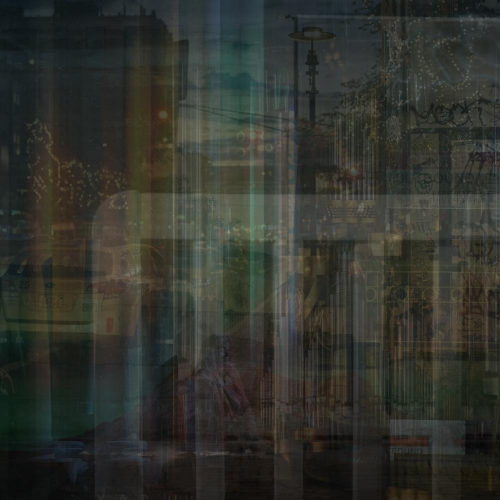
#> input picture DarkMix/0.jpg, 1000 x 1000 px (shown at 1/2 size); its folder holds 4 pictures in this run
$ python main.py
#> lines starting #> are read from the running program, lines starting #| are printed output that depends on the picture
### Profile/image.py
import cv2
import random
from tqdm import tqdm
import os
import numpy as np
import math

from settings import w, h

speed = 0.1

def getCollection(dirName):
	collection = []
	print("Loading images...")
	for imagePath in tqdm(os.listdir(dirName)):
		if (imagePath.endswith(".jpg") or imagePath.endswith(".JPG") or imagePath.endswith(".Jpg")):
			im = cv2.imread(dirName + "/" + imagePath)
			canvasRatio = w / h
			imageRatio = im.shape[1] / im.shape[0]
			im = cv2.resize(im, (
				w if imageRatio < canvasRatio else int(h * imageRatio),
				h if imageRatio > canvasRatio else int(w / imageRatio)
			))
			offset = (
				random.randint(0, im.shape[1] - w),
				random.randint(0, im.shape[0] - h)
			)
			im = im[offset[1] : offset[1] + h, offset[0] : offset[0] + w, :]
			collection.append(im)

	random.shuffle(collection)
	return collection

# [29 lines left out: functions norm, sampleCollection, applyPattern, not called in this run]

# print(norm(0, 0, 1.21))
# print(norm(4, 0, 1.21))

### Profile/pattern.py
import cv2
import numpy as np

from settings import w, h, uw, uh, unit, totalFrame
from shape import distSegment, mapShape

class CircleGroup:
	def __init__(self, dim, s, t, speed, scale):
		self.w, self.h = dim

		s = (
			s[0] - self.w - unit if s[0] == 0 else s[0] + self.w + unit if s[0] == w else s[0],
			s[1] - self.h - unit if s[1] == 0 else s[1] + self.h + unit if s[1] == h else s[1]
		)
		t = (
			t[0] - self.w - unit if t[0] == 0 else t[0] + self.w + unit if t[0] == w else t[0],
			t[1] - self.h - unit if t[1] == 0 else t[1] + self.h + unit if t[1] == h else t[1]
		)

		self.s = s
		self.t = t
		self.x, self.y = self.s

		self.speed = speed
		self.scale = scale

	def isInside(self, p):
		x, y = p
		return (x >= self.x) and (x <= self.x + self.w) and (y >= self.y) and (y <= self.y + self.h)

	# [10 lines left out: function distGroup, not called in this run]

	def mapGroup(self, p):
		return 2 / (self.distGroup(p) / 100 + 1) - 1

	# [23 lines left out: functions update, getMask, not called in this run]

### Profile/main.py
import numpy as np
import cv2
from tqdm import tqdm
import random
import os
import shutil

from pattern import CircleGroup
from settings import w, h, totalFrame
from image import getCollection, sampleCollection, applyPattern

circleGroups = []

for i in range(40):
	pick = random.randint(0, 1)
	s, t = None, None
	# if (pick == 0):
	s = (0, random.randint(- h / 2, h))
	t = (w, random.randint(- h / 2, h))
	# [9 lines of commented-out code are left out]
	circleGroups.append(
		(
			CircleGroup(
				(random.randint(320, 800), random.randint(160, 640)),
				s,
				t,
				random.uniform(0.25, 5),
				random.uniform(0.5, 1.4)
			),
			random.randint(0, totalFrame)
		)
	)

circleGroups.sort(key = lambda x: - x[0].scale)

backgroundCollection = getCollection("../DarkMix")
#> in getCollection, im is the input picture: shape (1000, 1000, 3); mean B, G, R 45.4, 51.6, 49.8
#> in getCollection, `im = im[offset[1] : offset[1] + h, offset[0] : offset[0] + w, :]`:
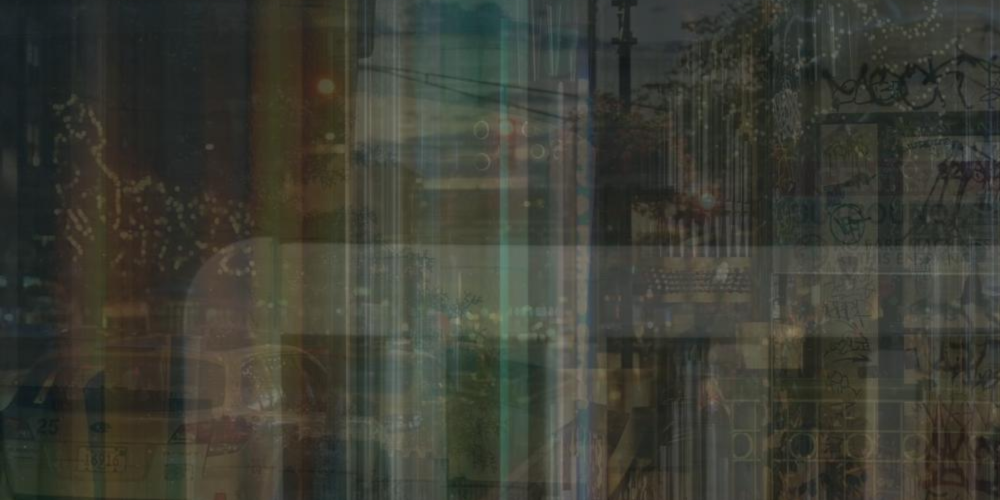
#> im: shape (1000, 2000, 3) (shown at 1/2 size); mean B, G, R 51.9, 61, 59.9
#> pass 2 of the loop in getCollection, `for imagePath in tqdm(os.listdir(dirName)):`:
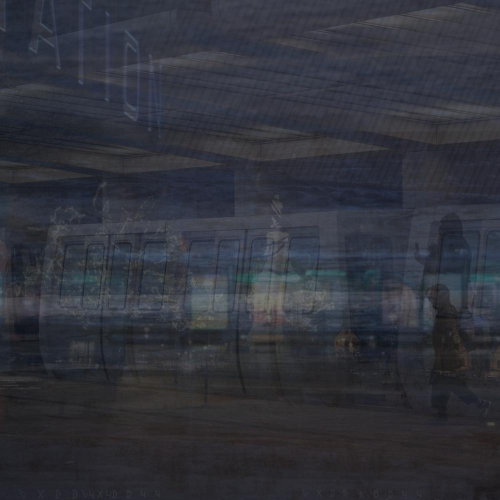
#> input picture DarkMix/1.jpg, 1000 x 1000 px (shown at 1/2 size)
#> in getCollection, im is the input picture: shape (1000, 1000, 3); mean B, G, R 59.4, 51, 49.2
#> in getCollection, `im = im[offset[1] : offset[1] + h, offset[0] : offset[0] + w, :]`:
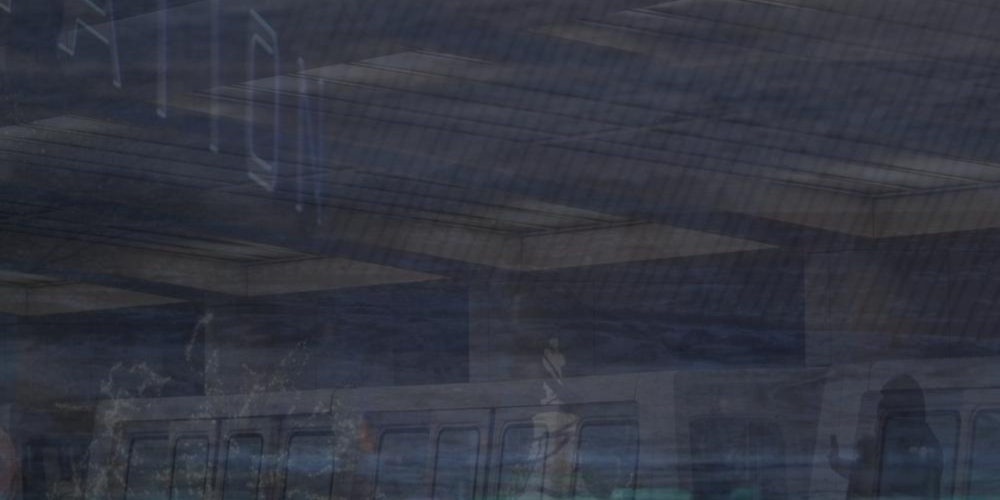
#> im: shape (1000, 2000, 3) (shown at 1/2 size); mean B, G, R 65, 53.7, 50.9
#> pass 3 of the loop in getCollection, `for imagePath in tqdm(os.listdir(dirName)):`:
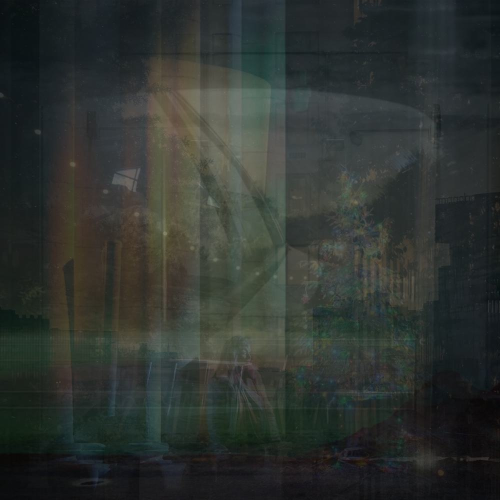
#> input picture DarkMix/10.jpg, 1000 x 1000 px (shown at 1/2 size)
#> in getCollection, im is the input picture: shape (1000, 1000, 3); mean B, G, R 48.4, 52, 47
#> in getCollection, `im = im[offset[1] : offset[1] + h, offset[0] : offset[0] + w, :]`:
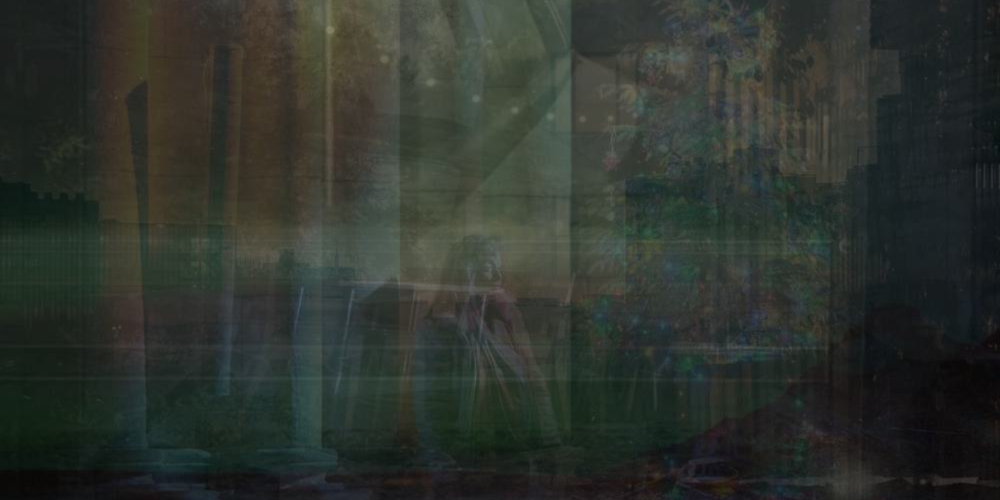
#> im: shape (1000, 2000, 3) (shown at 1/2 size); mean B, G, R 45.7, 51.8, 46.5
#> the loop made 4 passes; the first 3 are shown
foregroundCollection = getCollection("../LightMix")
#> (the run stopped early here; a loop or call above may not have finished)
